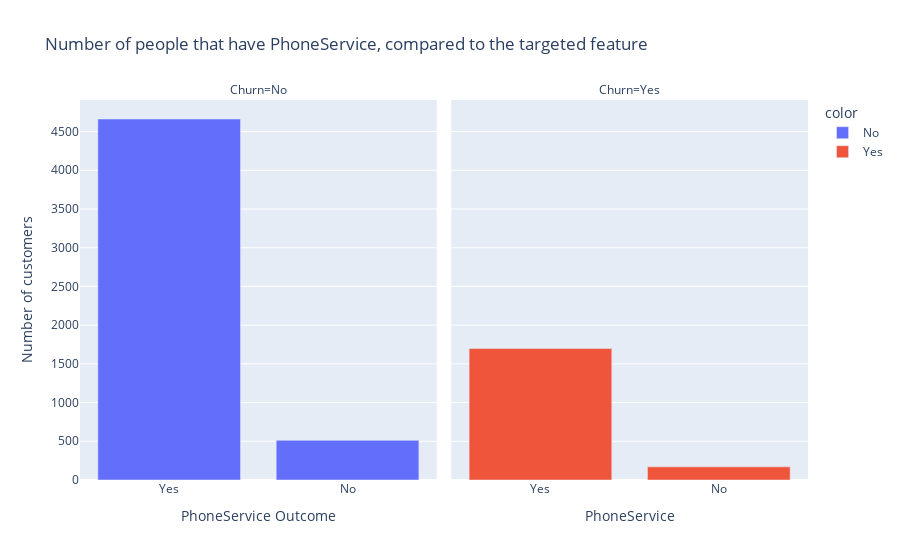
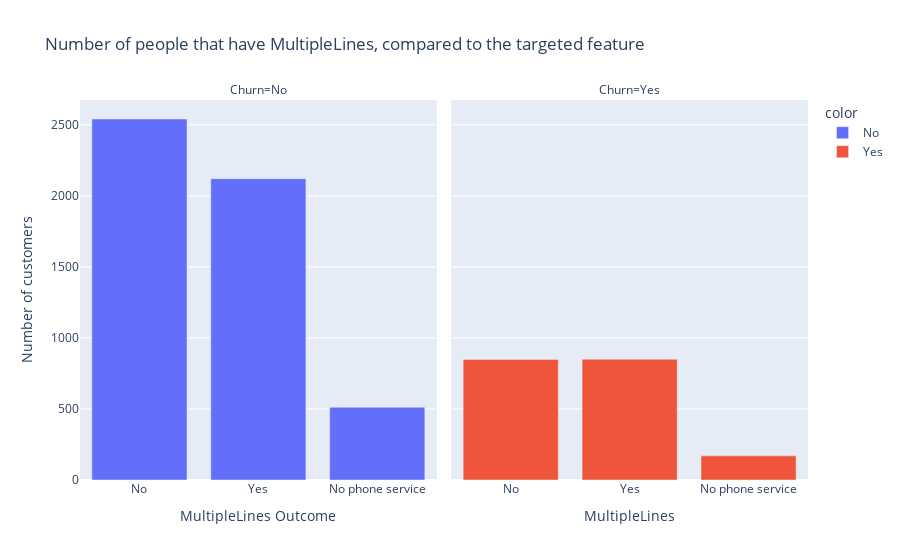
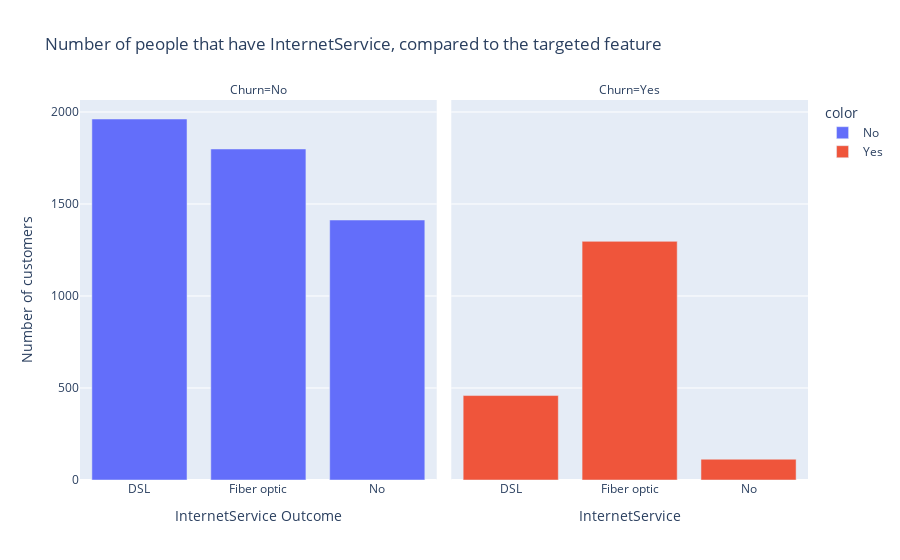
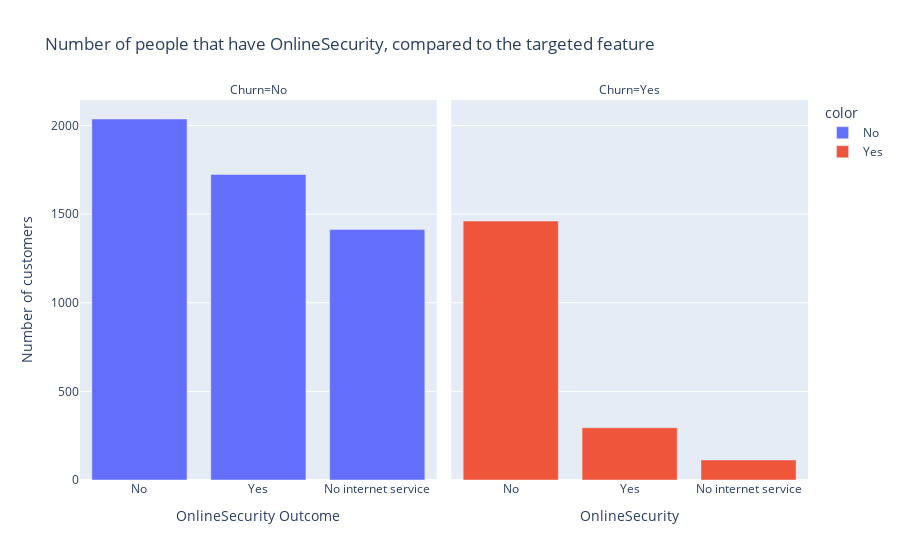

Notebook cell for these charts, in order:
### Markdown cell above
The data reveals a higher churn rate for customers with dependents. The "Yes" dependent bar dwarfs the "No" bar,
 indicating a significant difference.

### Code cell
# Compering the following tables (PhoneService, MultipleLines, InternetService, OnlineSecurity)

listofComparison = ['PhoneService', 'MultipleLines', 'InternetService', 'OnlineSecurity']

for col in listofComparison:
    gen_df = pd.DataFrame(
        data_df[[col, 'Churn']]
        .groupby('Churn')
        .value_counts()
        .reset_index()
    )


    fig = px.bar(
        data_frame=gen_df,
        x=col,
        y='count',
        facet_col= 'Churn',
        color=gen_df['Churn'].astype(str),
        title=f'Number of people that have {col}, compared to the targeted feature'
    )

    fig.update_layout(xaxis_title=f'{col} Outcome', yaxis_title='Number of customers')
    fig.show()

### Figure 1 — Plotly figure (JSON) as saved in the notebook; plotly's stock layout.template omitted (floating-point values rounded to 4 significant figures)
{"data": [{"alignmentgroup": "True", "hovertemplate": "color=No<br>Churn=No<br>PhoneService=%{x}<br>count=%{y}<extra></extra>", "legendgroup": "No", "marker": {"color": "#636efa", "pattern": {"shape": ""}}, "name": "No", "offsetgroup": "No", "orientation": "v", "showlegend": true, "textposition": "auto", "type": "bar", "x": ["Yes", "No"], "xaxis": "x", "y": [4662, 512], "yaxis": "y"}, {"alignmentgroup": "True", "hovertemplate": "color=Yes<br>Churn=Yes<br>PhoneService=%{x}<br>count=%{y}<extra></extra>", "legendgroup": "Yes", "marker": {"color": "#EF553B", "pattern": {"shape": ""}}, "name": "Yes", "offsetgroup": "Yes", "orientation": "v", "showlegend": true, "textposition": "auto", "type": "bar", "x": ["Yes", "No"], "xaxis": "x2", "y": [1699, 170], "yaxis": "y2"}], "layout": {"annotations": [{"font": {}, "showarrow": false, "text": "Churn=No", "x": 0.245, "xanchor": "center", "xref": "paper", "y": 1, "yanchor": "bottom", "yref": "paper"}, {"font": {}, "showarrow": false, "text": "Churn=Yes", "x": 0.755, "xanchor": "center", "xref": "paper", "y": 1, "yanchor": "bottom", "yref": "paper"}], "barmode": "relative", "legend": {"title": {"text": "color"}, "tracegroupgap": 0}, "title": {"text": "Number of people that have PhoneService, compared to the targeted feature"}, "xaxis": {"anchor": "y", "domain": [0, 0.49], "title": {"text": "PhoneService Outcome"}}, "xaxis2": {"anchor": "y2", "domain": [0.51, 1], "matches": "x", "title": {"text": "PhoneService"}}, "yaxis": {"anchor": "x", "domain": [0, 1], "title": {"text": "Number of customers"}}, "yaxis2": {"anchor": "x2", "domain": [0, 1], "matches": "y", "showticklabels": false}}}

### Figure 2 — Plotly figure (JSON) as saved in the notebook; plotly's stock layout.template omitted (floating-point values rounded to 4 significant figures)
{"data": [{"alignmentgroup": "True", "hovertemplate": "color=No<br>Churn=No<br>MultipleLines=%{x}<br>count=%{y}<extra></extra>", "legendgroup": "No", "marker": {"color": "#636efa", "pattern": {"shape": ""}}, "name": "No", "offsetgroup": "No", "orientation": "v", "showlegend": true, "textposition": "auto", "type": "bar", "x": ["No", "Yes", "No phone service"], "xaxis": "x", "y": [2541, 2121, 512], "yaxis": "y"}, {"alignmentgroup": "True", "hovertemplate": "color=Yes<br>Churn=Yes<br>MultipleLines=%{x}<br>count=%{y}<extra></extra>", "legendgroup": "Yes", "marker": {"color": "#EF553B", "pattern": {"shape": ""}}, "name": "Yes", "offsetgroup": "Yes", "orientation": "v", "showlegend": true, "textposition": "auto", "type": "bar", "x": ["Yes", "No", "No phone service"], "xaxis": "x2", "y": [850, 849, 170], "yaxis": "y2"}], "layout": {"annotations": [{"font": {}, "showarrow": false, "text": "Churn=No", "x": 0.245, "xanchor": "center", "xref": "paper", "y": 1, "yanchor": "bottom", "yref": "paper"}, {"font": {}, "showarrow": false, "text": "Churn=Yes", "x": 0.755, "xanchor": "center", "xref": "paper", "y": 1, "yanchor": "bottom", "yref": "paper"}], "barmode": "relative", "legend": {"title": {"text": "color"}, "tracegroupgap": 0}, "title": {"text": "Number of people that have MultipleLines, compared to the targeted feature"}, "xaxis": {"anchor": "y", "domain": [0, 0.49], "title": {"text": "MultipleLines Outcome"}}, "xaxis2": {"anchor": "y2", "domain": [0.51, 1], "matches": "x", "title": {"text": "MultipleLines"}}, "yaxis": {"anchor": "x", "domain": [0, 1], "title": {"text": "Number of customers"}}, "yaxis2": {"anchor": "x2", "domain": [0, 1], "matches": "y", "showticklabels": false}}}

### Figure 3 — Plotly figure (JSON) as saved in the notebook; plotly's stock layout.template omitted (floating-point values rounded to 4 significant figures)
{"data": [{"alignmentgroup": "True", "hovertemplate": "color=No<br>Churn=No<br>InternetService=%{x}<br>count=%{y}<extra></extra>", "legendgroup": "No", "marker": {"color": "#636efa", "pattern": {"shape": ""}}, "name": "No", "offsetgroup": "No", "orientation": "v", "showlegend": true, "textposition": "auto", "type": "bar", "x": ["DSL", "Fiber optic", "No"], "xaxis": "x", "y": [1962, 1799, 1413], "yaxis": "y"}, {"alignmentgroup": "True", "hovertemplate": "color=Yes<br>Churn=Yes<br>InternetService=%{x}<br>count=%{y}<extra></extra>", "legendgroup": "Yes", "marker": {"color": "#EF553B", "pattern": {"shape": ""}}, "name": "Yes", "offsetgroup": "Yes", "orientation": "v", "showlegend": true, "textposition": "auto", "type": "bar", "x": ["Fiber optic", "DSL", "No"], "xaxis": "x2", "y": [1297, 459, 113], "yaxis": "y2"}], "layout": {"annotations": [{"font": {}, "showarrow": false, "text": "Churn=No", "x": 0.245, "xanchor": "center", "xref": "paper", "y": 1, "yanchor": "bottom", "yref": "paper"}, {"font": {}, "showarrow": false, "text": "Churn=Yes", "x": 0.755, "xanchor": "center", "xref": "paper", "y": 1, "yanchor": "bottom", "yref": "paper"}], "barmode": "relative", "legend": {"title": {"text": "color"}, "tracegroupgap": 0}, "title": {"text": "Number of people that have InternetService, compared to the targeted feature"}, "xaxis": {"anchor": "y", "domain": [0, 0.49], "title": {"text": "InternetService Outcome"}}, "xaxis2": {"anchor": "y2", "domain": [0.51, 1], "matches": "x", "title": {"text": "InternetService"}}, "yaxis": {"anchor": "x", "domain": [0, 1], "title": {"text": "Number of customers"}}, "yaxis2": {"anchor": "x2", "domain": [0, 1], "matches": "y", "showticklabels": false}}}

### Figure 4 — Plotly figure (JSON) as saved in the notebook; plotly's stock layout.template omitted (floating-point values rounded to 4 significant figures)
{"data": [{"alignmentgroup": "True", "hovertemplate": "color=No<br>Churn=No<br>OnlineSecurity=%{x}<br>count=%{y}<extra></extra>", "legendgroup": "No", "marker": {"color": "#636efa", "pattern": {"shape": ""}}, "name": "No", "offsetgroup": "No", "orientation": "v", "showlegend": true, "textposition": "auto", "type": "bar", "x": ["No", "Yes", "No internet service"], "xaxis": "x", "y": [2037, 1724, 1413], "yaxis": "y"}, {"alignmentgroup": "True", "hovertemplate": "color=Yes<br>Churn=Yes<br>OnlineSecurity=%{x}<br>count=%{y}<extra></extra>", "legendgroup": "Yes", "marker": {"color": "#EF553B", "pattern": {"shape": ""}}, "name": "Yes", "offsetgroup": "Yes", "orientation": "v", "showlegend": true, "textposition": "auto", "type": "bar", "x": ["No", "Yes", "No internet service"], "xaxis": "x2", "y": [1461, 295, 113], "yaxis": "y2"}], "layout": {"annotations": [{"font": {}, "showarrow": false, "text": "Churn=No", "x": 0.245, "xanchor": "center", "xref": "paper", "y": 1, "yanchor": "bottom", "yref": "paper"}, {"font": {}, "showarrow": false, "text": "Churn=Yes", "x": 0.755, "xanchor": "center", "xref": "paper", "y": 1, "yanchor": "bottom", "yref": "paper"}], "barmode": "relative", "legend": {"title": {"text": "color"}, "tracegroupgap": 0}, "title": {"text": "Number of people that have OnlineSecurity, compared to the targeted feature"}, "xaxis": {"anchor": "y", "domain": [0, 0.49], "title": {"text": "OnlineSecurity Outcome"}}, "xaxis2": {"anchor": "y2", "domain": [0.51, 1], "matches": "x", "title": {"text": "OnlineSecurity"}}, "yaxis": {"anchor": "x", "domain": [0, 1], "title": {"text": "Number of customers"}}, "yaxis2": {"anchor": "x2", "domain": [0, 1], "matches": "y", "showticklabels": false}}}
